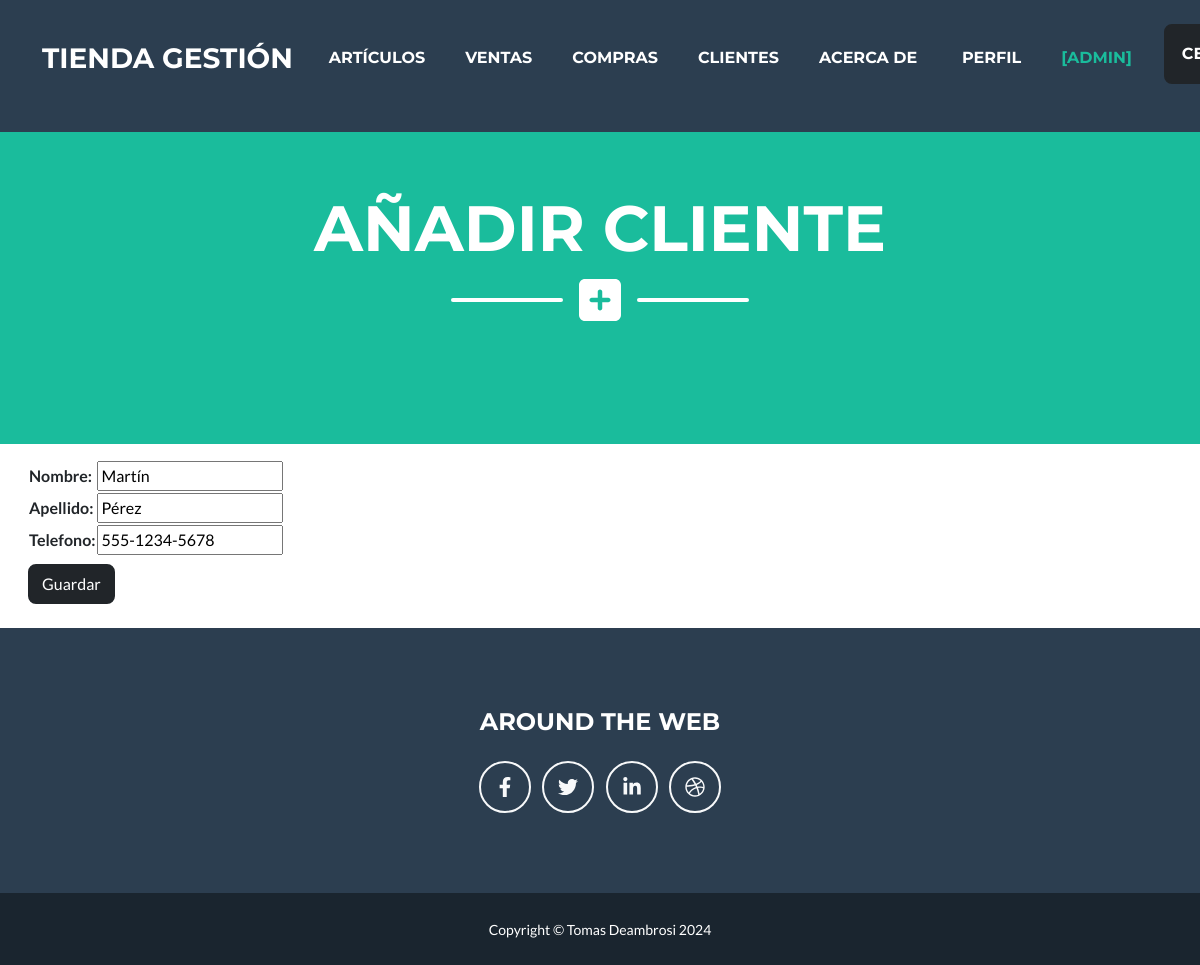
/clientes_update/2/ (signed in), run on the app's committed database.
### aplicacion/models.py (models this page shows, shortened)
class Cliente(models.Model):
    nombre = models.CharField(max_length=60)
    apellido = models.CharField(max_length=60)
    telefono = models.CharField(max_length=15)

### aplicacion/views.py (the view)
# urls.py: path('clientes_update/<int:pk>/', ClienteUpdate.as_view(), name="clientes_update"),
class ClienteUpdate(LoginRequiredMixin, UpdateView):
    model = Cliente
    fields = ["nombre", "apellido", "telefono"]
    success_url = reverse_lazy("clientes")

### aplicacion/templates/aplicacion/cliente_form.html (shortened to what this page needs)
{% extends "aplicacion/index.html" %}
{%load static%}
{% block titulo %}
    <h1 class="masthead-heading text-uppercase mb-0">Añadir Cliente</h1>
{% endblock titulo %}
{% block icono %}
    <div class="divider-custom-icon"><i class="fa-solid fa-square-plus fa-xl"></i></div>
{% endblock icono %}
{% block contenido %}
    <div class="container m-3">
        <form action = "" method = "post">
            <table>
                {{ form.as_table }}
            </table>
            <input type="submit" value="Guardar" class="btn btn-dark my-2">
        </form>
    </div>
{% endblock contenido %}

### aplicacion/templates/aplicacion/index.html (shortened to what this page needs)
<!DOCTYPE html>
<html lang="en">
    <head>
        {% load static %}
        <link href="{% static 'css/styles.css' %}" rel="stylesheet" />
    </head>
    <body id="page-top">
        <nav class="navbar navbar-expand-lg bg-secondary text-uppercase fixed-top" id="mainNav">
            <div class="container">
                <a class="navbar-brand mb-3" href="{% url 'index' %}">Tienda Gestión</a>
                <div class="collapse navbar-collapse d-flex justify-content-between" id="navbarResponsive">
                    <ul class="navbar-nav ms-auto">
                        {% if user.is_authenticated %}
                            <li class="nav-item mx-0 mx-lg-1"><a class="nav-link py-3 px-0 px-lg-3 rounded" href="{% url 'articulos' %}">Artículos</a></li>
                            <li class="nav-item mx-0 mx-lg-1"><a class="nav-link py-3 px-0 px-lg-3 rounded" href="{% url 'ventas' %}">Ventas</a></li>
                            <li class="nav-item mx-0 mx-lg-1"><a class="nav-link py-3 px-0 px-lg-3 rounded" href="{% url 'compras' %}">Compras</a></li>
                            <li class="nav-item mx-0 mx-lg-1"><a class="nav-link py-3 px-0 px-lg-3 rounded" href="{% url 'clientes' %}">Clientes</a></li>
                            <li class="nav-item mx-0 mx-lg-1"><a class="nav-link py-3 px-0 px-lg-3 rounded" href="{% url 'acerca_de' %}" style="width:135px">Acerca de</a></li>
                            <li class="nav-item mx-0 mx-lg-1"><a class="nav-link py-3 px-0 px-lg-3 rounded" href="{% url 'perfil' %}">Perfil</a></li>
                            <li class="nav-item mx-0 mx-lg-1"><p class="nav-link py-3 px-0 px-lg-3 rounded" style="color:#1abc9c">[{{user.username}}]</p></li>
                        {% endif %}
                    </ul>
                </div>
                {% if user.is_authenticated %}
                    <div class="container pb-4">
                        <form method="post" action="{% url 'logout' %}" style="width: 200px">
                            <button class="btn btn-dark nav-link py-3 px-0 px-lg-3 rounded" href="" style="color:white">CERRAR SESIÓN</button>
                        </form>
                    </div>
                {% endif %}
            </div>
        </nav>
        <header class="masthead bg-primary text-white text-center">
            <div class="container d-flex align-items-center flex-column">
                {% block titulo %}{% endblock titulo %}
                <div class="divider-custom divider-light">
                    <div class="divider-custom-line"></div>
                    {% block icono %}{% endblock icono %}
                    <div class="divider-custom-line"></div>
                </div>
            </div>
        </header>
        <main>
            {% block contenido%}
            {% endblock contenido%}
        </main>
        <footer class="footer text-center">
            <div class="container">
                <div class="row">
                    <div class="col-lg mb-5 mb-lg-0">
                        <h4 class="text-uppercase mb-4">Around the Web</h4>
                        <a class="btn btn-outline-light btn-social mx-1" href="#!"><i class="fab fa-fw fa-facebook-f"></i></a>
                        <a class="btn btn-outline-light btn-social mx-1" href="#!"><i class="fab fa-fw fa-twitter"></i></a>
                        <a class="btn btn-outline-light btn-social mx-1" href="#!"><i class="fab fa-fw fa-linkedin-in"></i></a>
                        <a class="btn btn-outline-light btn-social mx-1" href="#!"><i class="fab fa-fw fa-dribbble"></i></a>
                    </div>
                </div>
            </div>
        </footer>
        <div class="copyright py-4 text-center text-white">
            <div class="container"><small>Copyright &copy; Tomas Deambrosi 2024</small></div>
        </div>
    </body>
</html>

### data on the page
Cliente: nombre "Martín", apellido "Pérez", telefono "555-1234-5678"

### other printed values
{{ user.username }} "ADMIN"
